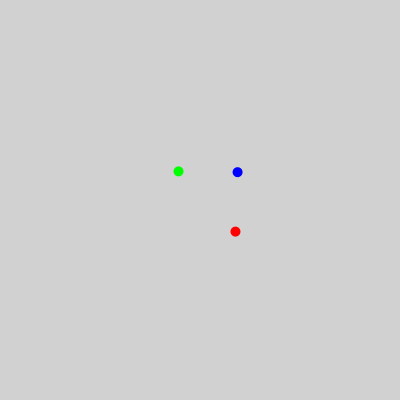
Frame 1 (no input)
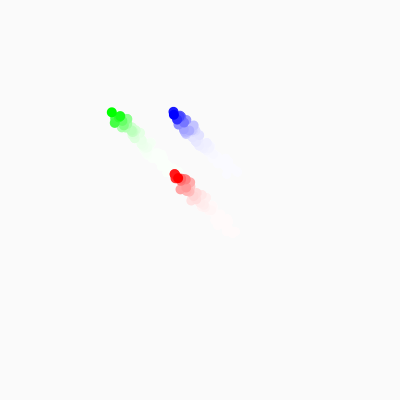
Frame 60 (the mouse pressed at the canvas centre just before this capture)
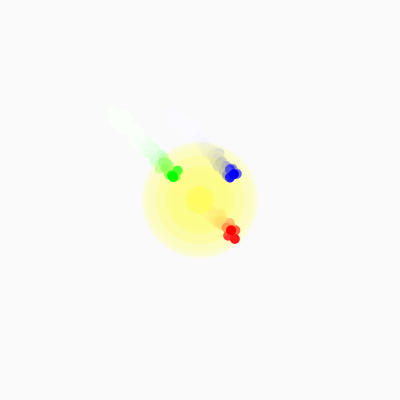
Frame 120 (the mouse held since frame 60 and released just before this capture)

The Processing sketch that drew these frames (run headless with seeded random() and noise(); from frame 60 on, the mouse is pressed at the canvas centre):

// Processing sketch: processing_65175
// ── processing_65175.pde

int x= 200;
int y= 200;
int r= 100;

void setup() {
  size(400,400);
  smooth();
  noStroke();
}

void draw() {
  if(mouseX > x){
    x=x+1;
  }else{x=x-1;}
   if(mouseY > y){
    y=y+1;
  }else{y=y-1;}
  fill(255,255,255,25);
  rect(0,0,width,height);
  fill(255,0,0);
  ellipse(x+30+random(10), y+30+random(10), 10, 10);
  fill(0,255,0);
  ellipse(x-30+random(10), y-30+random(10), 10, 10);
   fill(0,0,255);
  ellipse(x+30+random(10), y-30+random(10), 10, 10);
  if( (mouseX-x)<10 && (mouseX-x)>-10 && (mouseY-y)<10 && (mouseY-y)>-10){
  r=int(random(150));
  fill(255,255,0,40);
  ellipse(mouseX,mouseY,r,r);
  }
  
}
